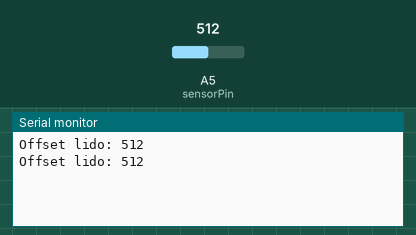
Simulated run of this sketch. Board: Arduino Uno, built with avr-gcc and run on an emulated ATmega328P. Shown: the last lines printed to the serial monitor. The inputs (shaded band) are chosen by the test bench; at power-on: A5 (sensorPin) = 512.

Above: at 1.8 s.
1.9 s: A5 (sensorPin) set to 716
At 2.8 s:
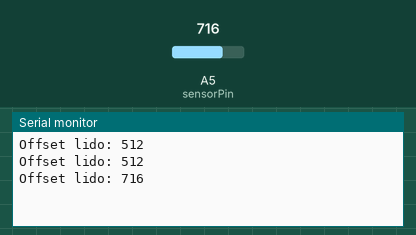
3.4 s: A5 (sensorPin) set to 900
At 4.6 s:
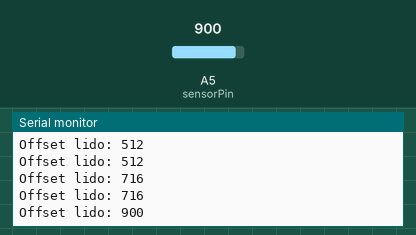
Timing chart, 0 to 6.4 s (numbered marks = the images above; inputs shaded):
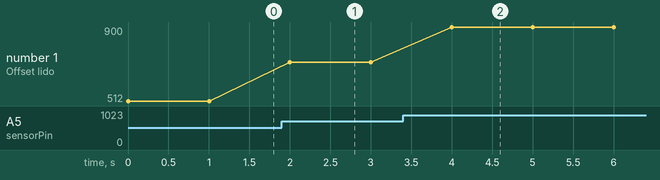

The sketch:

lerExibeOffSet.ino
```cpp
const int sensorPin = A5;

void lerExibiOffSet(int pinoDoSensor){

  int valorDoSensor = analogRead(sensorPin);
  Serial.print("Offset lido: ");
  Serial.println(valorDoSensor);

}

void setup() {

  Serial.begin(9600);

}

void loop() {

  lerExibiOffSet(sensorPin);
  delay(1000);

}
```

Measured:
- after the input at 1.9 s, the serial monitor: prints a new line after 0.10 s (image 1)
- after the input at 3.4 s, the serial monitor: prints a new line after 0.60 s (image 2)
- plotted number 1: 512 → 716 after the input at 1.9 s, 716 → 900 after the input at 3.4 s
